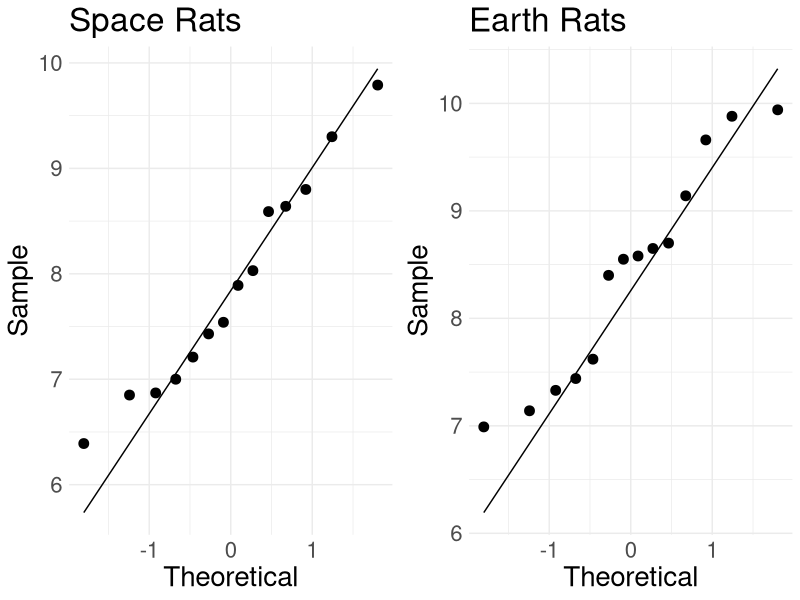
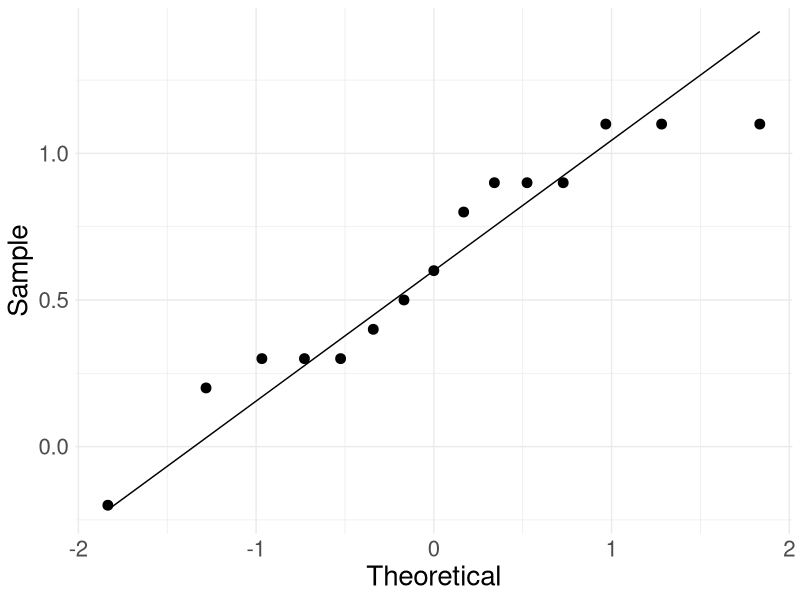

These figures' R source, in order:
library(tidyverse)
library(ggpubr)

#### EXAMPLE 1 -- TWO SAMPLE T TEST ####

space <- c(8.59, 6.87, 7.00, 8.64, 7.89, 8.80, 7.43, 9.79, 9.30, 7.21, 6.85, 8.03, 6.39, 7.54)
s <- as_tibble(space)
earth <- c(8.65, 7.62, 7.33, 6.99, 7.44, 8.58, 8.40, 8.55, 9.88, 9.66, 8.70, 9.94, 7.14, 9.14)
e <- as_tibble(earth)

space_rat <- ggplot(s, aes(sample = value)) +
  stat_qq(size=3) +
  stat_qq_line() +
  theme_minimal() +
  xlab("Theoretical") +
  ylab("Sample") +
  ggtitle("Space Rats") +
  theme(text = element_text(size=20))

earth_rat <- ggplot(e, aes(sample = value)) +
  stat_qq(size=3) +
  stat_qq_line() +
  theme_minimal() +
  xlab("Theoretical") +
  ylab("Sample") +
  ggtitle("Earth Rats") +
  theme(text = element_text(size=20))

both <- ggarrange(space_rat, earth_rat, ncol=2, nrow=1)
both
#ggsave("/Users/sseals/Desktop/L68fig1.png")


#### EXAMPLE 2 -- PAIRED T TEST ####
g1 <- c(17.6, 20.2, 19.5, 11.3, 13.0, 16.3, 15.3, 16.2, 12.2, 14.8, 21.3, 22.1, 16.9, 17.6, 18.4)
g2 <- c(17.3, 19.1, 18.4, 11.5, 12.7, 15.8, 14.9, 15.3, 12.0, 14.2, 21.0, 21.0, 16.1, 16.7, 17.5)

garage <- tibble(g1, g2)

garage$d <- garage$g1 - garage$g2

p <- ggplot(garage, aes(sample = d)) +
  stat_qq(size=3) +
  stat_qq_line() +
  theme_minimal() +
  xlab("Theoretical") +
  ylab("Sample") +
  theme(text = element_text(size=20))
p

#ggsave("/Users/sseals/Desktop/L68fig2.png")
